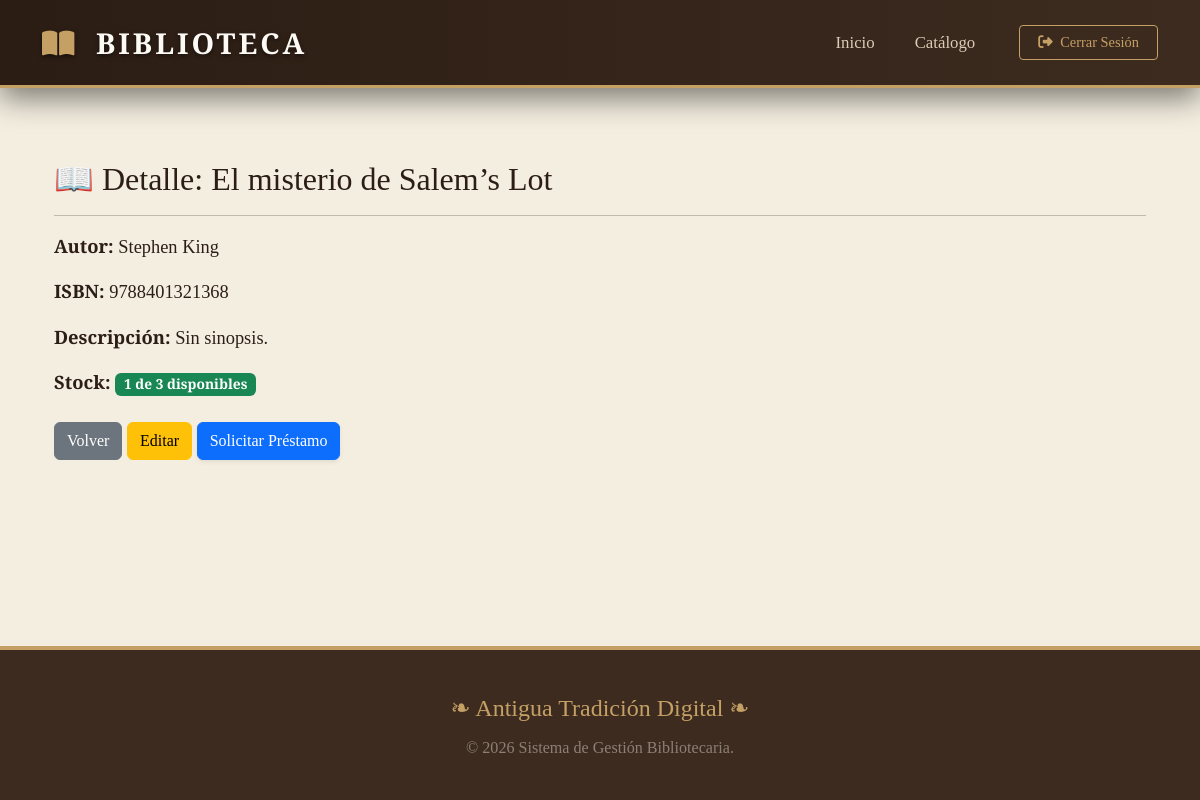
The page /libros/70/ (signed in) on the database its author committed.
### Gestion/models.py (models this page shows, shortened)
class Libro(models.Model):
    titulo = models.CharField(max_length=200)
    isbn = models.CharField(max_length=13, unique=True, null=True, blank=True)
    descripcion = models.TextField(blank=True, null=True)
    autor = models.ForeignKey(Autor, related_name="libros", on_delete=models.PROTECT)
    cantidad_total = models.PositiveIntegerField(default=1)
    ejemplares_disponibles = models.IntegerField(default=1)
    portada = models.ImageField(upload_to='portadas/', blank=True, null=True)
    disponible = models.BooleanField(default=True)

class Autor(models.Model):
    nombre = models.CharField(max_length=50)
    apellido = models.CharField(max_length=50)
    bibliografia = models.CharField(max_length=200, blank=True, null=True)
    def __str__(self):
        return f"{self.nombre} {self.apellido}"

### Gestion/views.py (the view)
# urls.py: path('libros/<int:pk>/', LibroDetalleView.as_view(), name='libro_detalle'),
class LibroDetalleView(LoginRequiredMixin, DetailView):
    model = Libro
    template_name = 'Gestion/templates/detalle_libro.html'
    context_object_name = 'libro'

### Gestion/templates/detalle_libro.html
{% extends "index.html" %}
{% block contenido %}
<div class="container mt-4 animate__animated animate__fadeIn">
    <div class="library-card">
        <h2 class="library-title">📖 Detalle: {{ libro.titulo }}</h2>
        <hr>
        <p><strong>Autor:</strong> {{ libro.autor }}</p>
        <p><strong>ISBN:</strong> {{ libro.isbn|default:"No registrado" }}</p>
        <p><strong>Descripción:</strong> {{ libro.descripcion|default:"Sin descripción disponible." }}</p>
        <p>
            <strong>Stock:</strong>
            {% if libro.ejemplares_disponibles > 0 %}
                <span class="badge bg-success">{{ libro.ejemplares_disponibles }} de {{ libro.cantidad_total }} disponibles</span>
            {% else %}
                <span class="badge bg-danger">Agotado (0 de {{ libro.cantidad_total }})</span>
            {% endif %}
        </p>
        <div class="mt-4">
            <a href="{% url 'libro_list' %}" class="btn btn-secondary">Volver</a>
            {% if perms.Gestion.change_libro %}
                <a href="{% url 'libro_editar' libro.pk %}" class="btn btn-warning">Editar</a>
            {% endif %}
            {% if libro.ejemplares_disponibles > 0 %}
                <a href="{% url 'crear_prestamo' %}?libro_id={{ libro.id }}" class="btn btn-primary shadow-sm">
                    Solicitar Préstamo
                </a>
            {% else %}
                <button class="btn btn-secondary" disabled>
                    🚫 No hay ejemplares
                </button>
            {% endif %}
        </div>
    </div>
</div>
{% endblock %}

### Gestion/templates/index.html (style rules this page uses)
:root { --wood-dark: #3d2b1f; --wood-light: #5c422e; --gold-accent: #c5a065; --paper-bg: #f4eee0; --text-main: #2c1e16; }
body { background-color: var(--paper-bg); background-image: url("https://www.transparenttextures.com/patterns/natural-paper.png"); background-attachment: fixed; color: var(--text-main); font-family: 'EB Garamond', serif; font-size: 1.15rem; display: flex; flex-direction: column; min-height: 100vh; }

### rows shown on the page
Libro: titulo "El misterio de Salem’s Lot", autor "Stephen King", isbn "9788401321368", descripcion "Sin sinopsis.", ejemplares_disponibles "1", cantidad_total "3"
